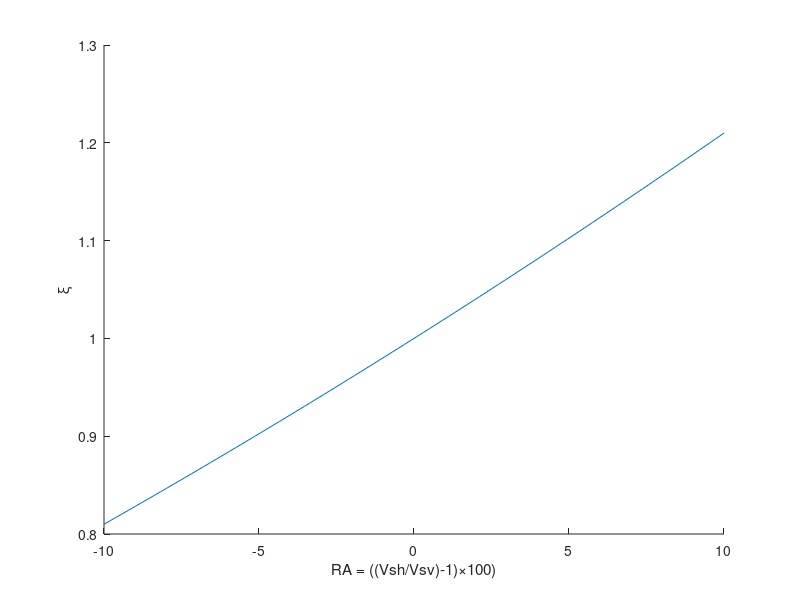
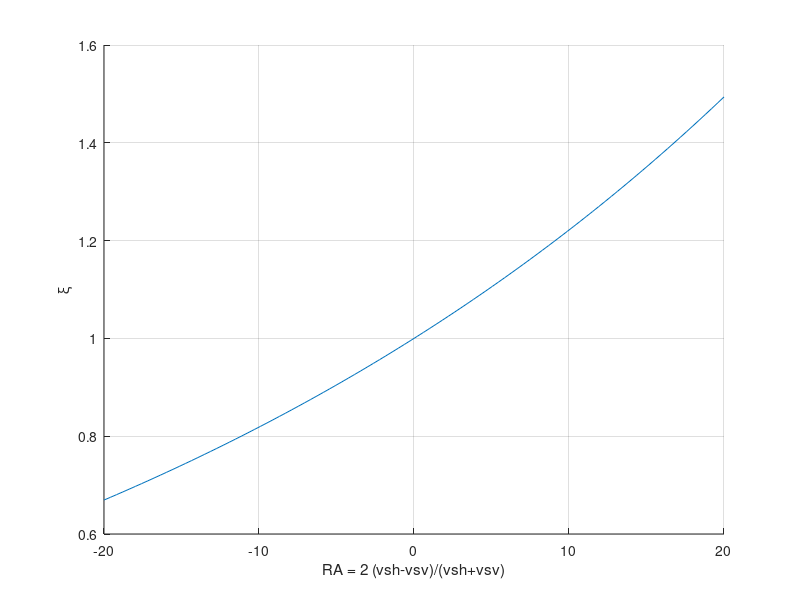

Recreate these plots in MATLAB, in order.
% brb2023.04.04 Some examples of the relationship of xi to percent
% anisotropy. Different researchers use different definitions of percent
% anisotropy, so it can be difficult to compare their results. 

%% Lynner et al 2018 used RA = ((Vsh/Vsv)-1)×100).
RA = linspace(-10, 10); 
xi = (RA/100 + 1).^2; 
figure(1); clf; hold on; 
plot(RA, xi); 
xlabel('RA = ((Vsh/Vsv)-1)×100)');
ylabel('\xi'); 


%% Dreiling et al. (2017) used: RA =(𝜉 − 1)×100%
RA = linspace(-15, 15); 
xi = (RA/100 + 1); 
figure(2); clf; hold on; 
plot(RA, xi); 
xlabel('RA = ((Vsh/Vsv)-1)×100)');
ylabel('\xi'); 

%% Dalton et al., 2013: radial anisotropy [2(VSH − VSV)/(VSH + VSV)]

RA = linspace(-.2, .2); 
xi = ( -(RA+2)./(RA-2) ).^(2); 
figure(2); clf; hold on; 
plot(RA*100, xi); 
xlabel('RA = 2 (vsh-vsv)/(vsh+vsv)');
ylabel('\xi'); 
grid on; 